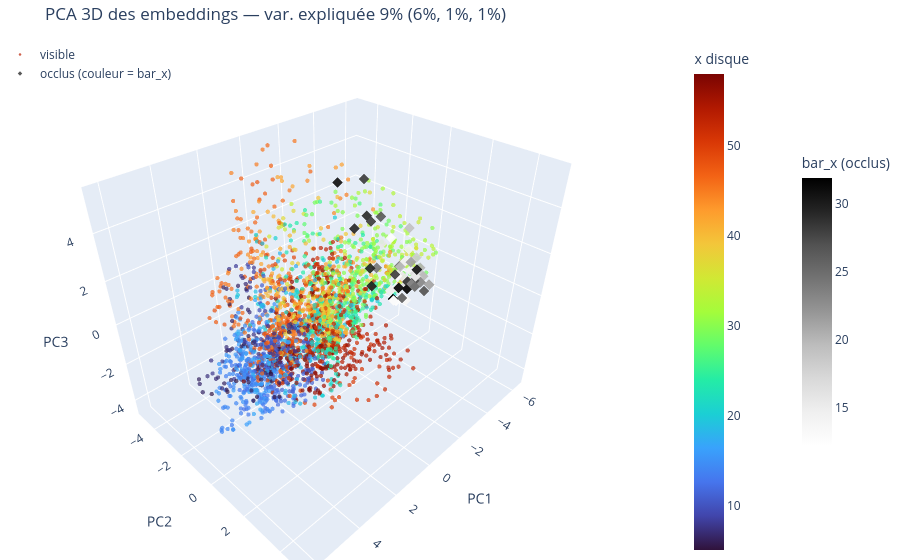
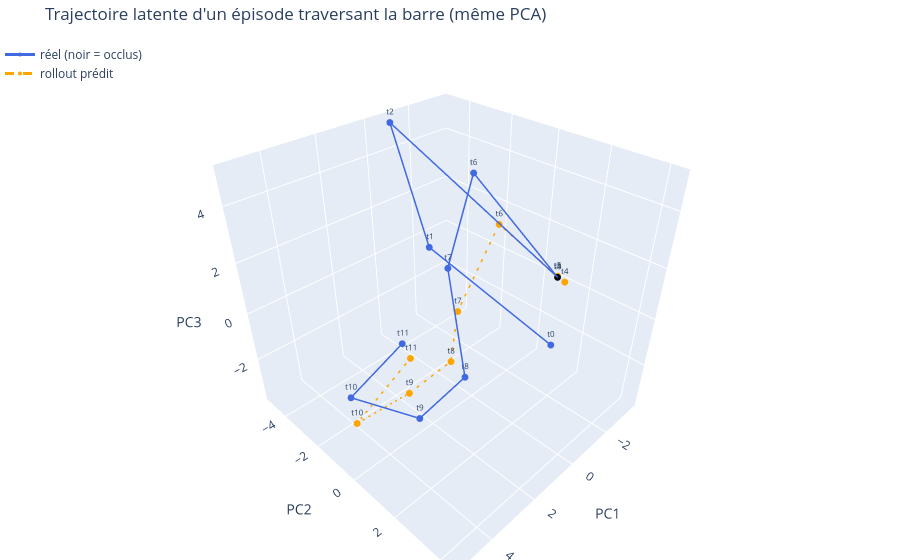

Notebook code cell kept with these figures, in order:
### Markdown cell above
## Nuage global + un épisode

Figures plotly interactives (rotation à la souris). Si rien ne s'affiche en local : `fig_cloud.show(renderer="browser")`.

### Code cell
from occlusion_jepa.viz import pca3d_figures

fig_cloud, fig_ep = pca3d_figures(cfg, encoder, predictor, device, n_seqs=300)
fig_cloud.show()
fig_ep.show()

### Figure 1 — Plotly figure (JSON) as saved in the notebook; plotly's stock layout.template omitted (floating-point values rounded to 4 significant figures; data arrays with more than 128 entries replaced by an {"elided": "..."} marker saying what was removed)
{"data": [{"marker": {"color": {"elided": "2795 float values"}, "colorbar": {"title": {"text": "x disque"}}, "colorscale": [[0, "#30123b"], [0.07143, "#4145ab"], [0.1429, "#4675ed"], [0.2143, "#39a2fc"], [0.2857, "#1bcfd4"], [0.3571, "#24eca6"], [0.4286, "#61fc6c"], [0.5, "#a4fc3b"], [0.5714, "#d1e834"], [0.6429, "#f3c63a"], [0.7143, "#fe9b2d"], [0.7857, "#f36315"], [0.8571, "#d93806"], [0.9286, "#b11901"], [1, "#7a0402"]], "opacity": 0.7, "size": 2.5}, "mode": "markers", "name": "visible", "type": "scatter3d", "x": {"elided": "2795 float values"}, "y": {"elided": "2795 float values"}, "z": {"elided": "2795 float values"}}, {"marker": {"color": {"elided": "805 float values"}, "colorbar": {"len": 0.6, "title": {"text": "bar_x (occlus)"}, "x": 1.18}, "colorscale": [[0, "rgb(255,255,255)"], [0.125, "rgb(240,240,240)"], [0.25, "rgb(217,217,217)"], [0.375, "rgb(189,189,189)"], [0.5, "rgb(150,150,150)"], [0.625, "rgb(115,115,115)"], [0.75, "rgb(82,82,82)"], [0.875, "rgb(37,37,37)"], [1, "rgb(0,0,0)"]], "opacity": 0.9, "size": 3.5, "symbol": "diamond"}, "mode": "markers", "name": "occlus (couleur = bar_x)", "type": "scatter3d", "x": {"elided": "805 float values"}, "y": {"elided": "805 float values"}, "z": {"elided": "805 float values"}}], "layout": {"legend": {"x": 0}, "margin": {"b": 0, "l": 0, "r": 0, "t": 40}, "scene": {"xaxis": {"title": {"text": "PC1"}}, "yaxis": {"title": {"text": "PC2"}}, "zaxis": {"title": {"text": "PC3"}}}, "title": {"text": "PCA 3D des embeddings — var. expliquée 9% (6%, 1%, 1%)"}}}

### Figure 2 — Plotly figure (JSON) as saved in the notebook; plotly's stock layout.template omitted (floating-point values rounded to 4 significant figures)
{"data": [{"line": {"color": "royalblue", "width": 3}, "marker": {"color": ["royalblue", "royalblue", "royalblue", "black", "black", "black", "royalblue", "royalblue", "royalblue", "royalblue", "royalblue", "royalblue"], "size": 4}, "mode": "lines+markers+text", "name": "réel (noir = occlus)", "text": ["t0", "t1", "t2", "t3", "t4", "t5", "t6", "t7", "t8", "t9", "t10", "t11"], "textfont": {"size": 8}, "type": "scatter3d", "x": [1.666, 1.629, -0.8651, -3.507, -3.507, -3.507, -3.079, -1.097, -0.1005, 2.344, 4.966, 4.392], "y": [4.307, -0.3916, -4.947, 0.8531, 0.8531, 0.8531, -3.0, -2.351, -0.4482, -0.3074, -0.4567, 1.449], "z": [1.962, 2.992, 5.044, 0.1199, 0.1199, 0.1199, 3.093, 0.1502, -3.374, -3.671, -0.9667, 1.93]}, {"line": {"color": "orange", "dash": "dash", "width": 3}, "marker": {"color": "orange", "size": 4}, "mode": "lines+markers+text", "name": "rollout prédit", "text": ["t4", "t5", "t6", "t7", "t8", "t9", "t10", "t11"], "textfont": {"size": 8}, "type": "scatter3d", "x": [-3.546, -3.606, -3.548, -1.238, 0.02685, 2.177, 5.243, 4.391], "y": [1.157, 0.78, -2.054, -1.96, -1.062, -1.006, 0.1294, 1.756], "z": [0.03459, 0.09209, 1.152, -1.698, -2.903, -3.035, -1.446, 1.603]}], "layout": {"legend": {"x": 0}, "margin": {"b": 0, "l": 0, "r": 0, "t": 40}, "scene": {"xaxis": {"title": {"text": "PC1"}}, "yaxis": {"title": {"text": "PC2"}}, "zaxis": {"title": {"text": "PC3"}}}, "title": {"text": "Trajectoire latente d'un épisode traversant la barre (même PCA)"}}}
